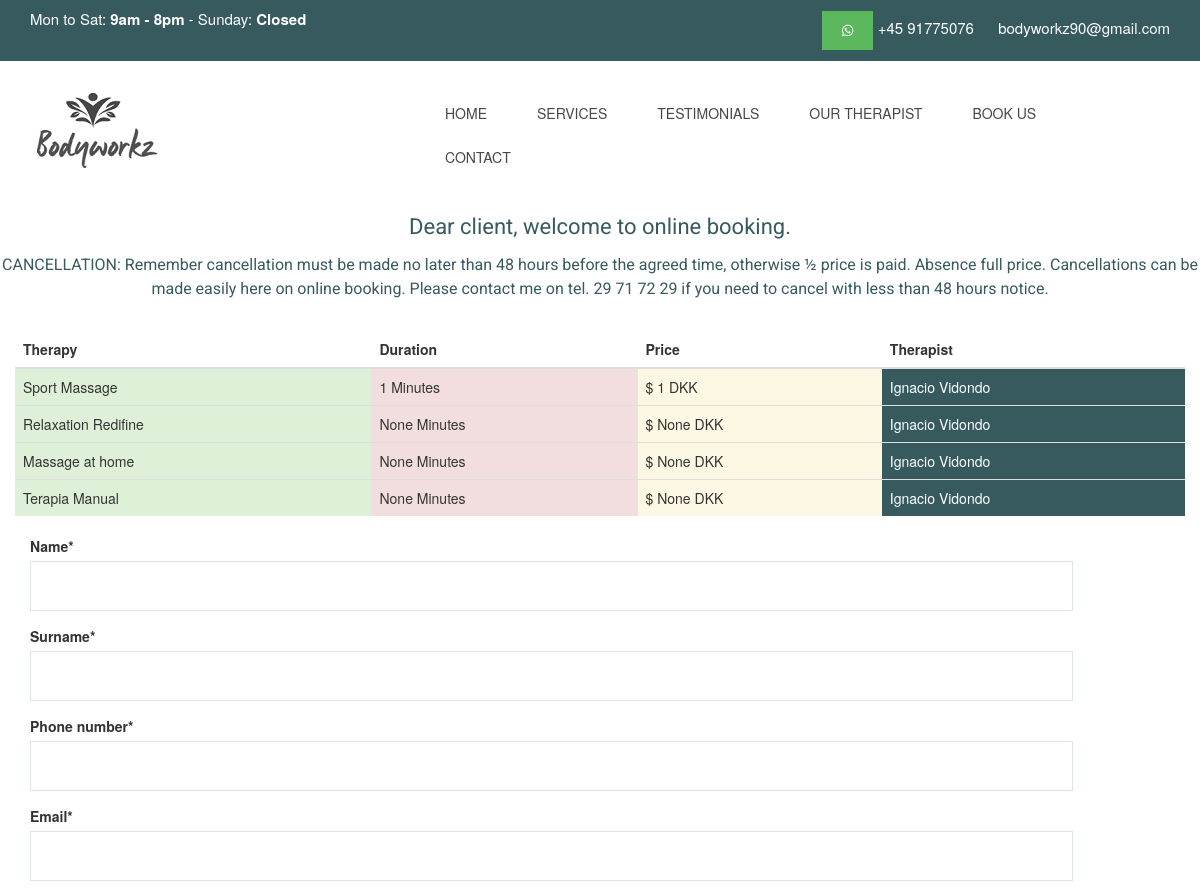
/appointment/ (upper part), run on an earlier commit of the app's database.
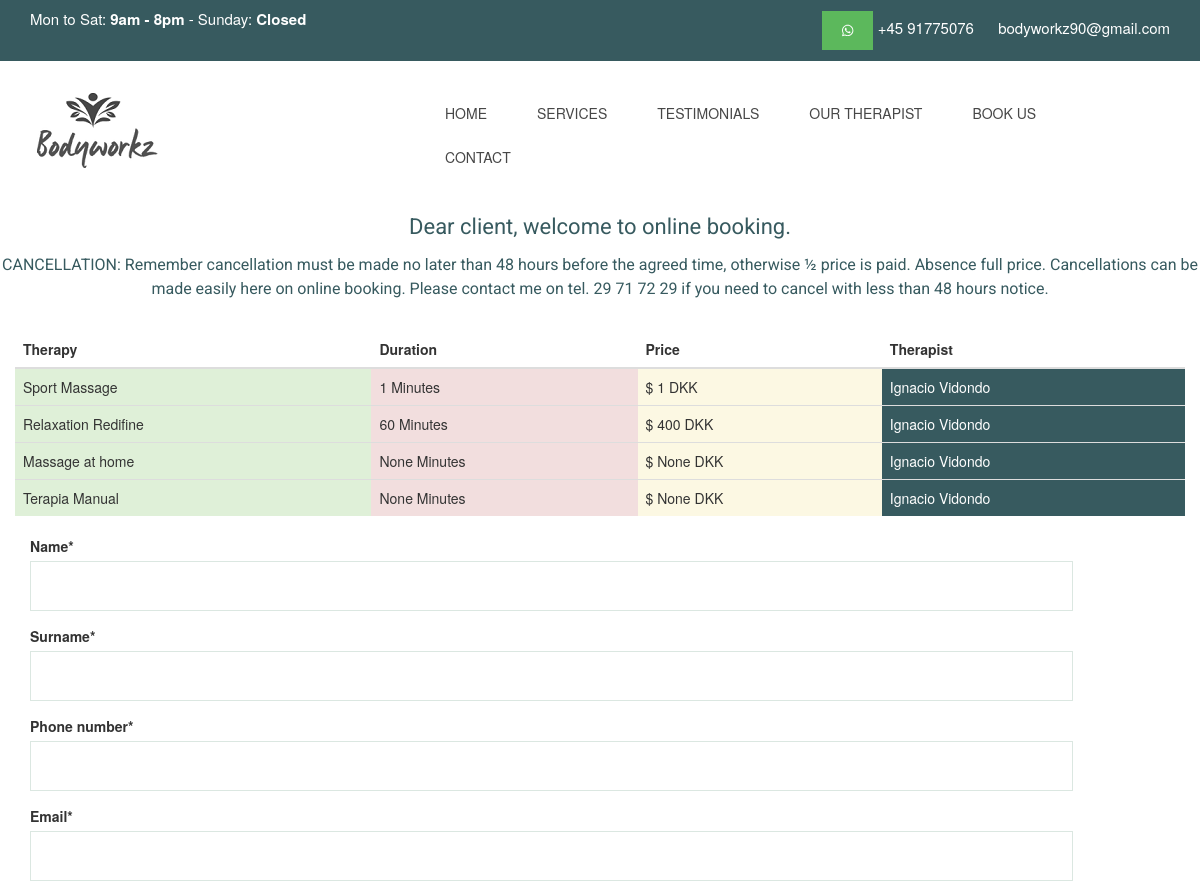
And on a later commit of the database.
### MainApp/models.py (models this page shows)
class Therapy(models.Model):
    name = models.CharField(max_length=255 , verbose_name = "Nombre")
    image = models.ImageField(verbose_name="Foto", blank=True, null=True, upload_to="Images")
    description = models.TextField()
    therapist = models.ForeignKey(Therapist, on_delete=models.CASCADE,blank=True, null=True)
    duration = models.IntegerField (verbose_name="Duracion (Tiempo) ",blank=True, null=True)
    price = models.IntegerField(verbose_name="Precio",blank=True, null=True)
    class Meta:
            verbose_name="Terapia"
            verbose_name_plural="Terapias"
    def __str__(self):
        return str(self.name)

class Therapist(models.Model):
    name = models.CharField(max_length=200,verbose_name="Nombre")
    image = models.ImageField( upload_to="Images")
    terapia = models.CharField(max_length=200,verbose_name="Terapia")
    description = models.TextField(default="R")
    class Meta:
            verbose_name="Therapy"
            verbose_name_plural="Therapist"
    def __str__(self):
        return self.name

### MainApp/views.py (the view, shortened to what this page needs)
# urls.py: path('appointment/', views.appointment,name="appointment"),
def appointment(request):
    appointment_form = AppointmentForm()
    terapias_view = Therapy.objects.all()
    return render (request, 'appointment_form.html', {'form':appointment_form , 'therapies' : terapias_view})

### MainApp/forms.py (shortened to what this page needs)
class AppointmentForm(forms.ModelForm):
    date = forms.DateTimeInput()
    class Meta:
        model = Appointment
        widgets = {'date': DateTimeInput()}
        fields = '__all__'

### MainApp/templates/appointment_form.html (shortened to what this page needs)
{% extends 'base.html' %} {% load crispy_forms_tags %} {% block content %}
<div align="center">
    <h2>Dear client, welcome to online booking.
    </h2>
    <h4>CANCELLATION: Remember cancellation must be made no later than 48 hours before the agreed time, otherwise ½ price is paid. Absence full price. Cancellations can be made easily here on online booking. Please contact me on tel. 29 71 72 29 if you need
        to cancel with less than 48 hours notice.</h4>
</div>
<br>
<div class="container ">
    <div class="row ">
        <div class="table-responsive-sm">
            <table class="table table-dark">
                <thead class=" thead-dark ">
                    <tr>
                        <th scope=" col ">Therapy </th>
                        <th scope="col ">Duration</th>
                        <th scope="col ">Price</th>
                        <th scope="col ">Therapist</th>
                    </tr>
                </thead>
                <tbody>
                    {% for terapia in therapies %}
                    <tr>
                        <td class="bg-success ">
                            {{terapia.name}}
                        </td>
                        <td class="bg-danger "> {{terapia.duration}} Minutes
                        </td>
                        <td class="bg-warning "> $ {{terapia.price}} DKK
                        </td>
                        <td class="bg-primary ">
                            {{terapia.therapist}}
                        </td>
                    </tr>
                    {% endfor %}
                </tbody>
            </table>
        </div>
        <form method="post " novalidate>
            <div class="form-row ">
                <div class="form-group col-md-11 mb-0 ">
                    {{ form|crispy }}
                </div>
            </div>
        </form>
    </div>
</div>
<br>
{% endblock %}

What changed in the data, as far as the page shows it:
changed Therapy "Relaxation Redifine": duration "None" → "60"; price "None" → "400"
